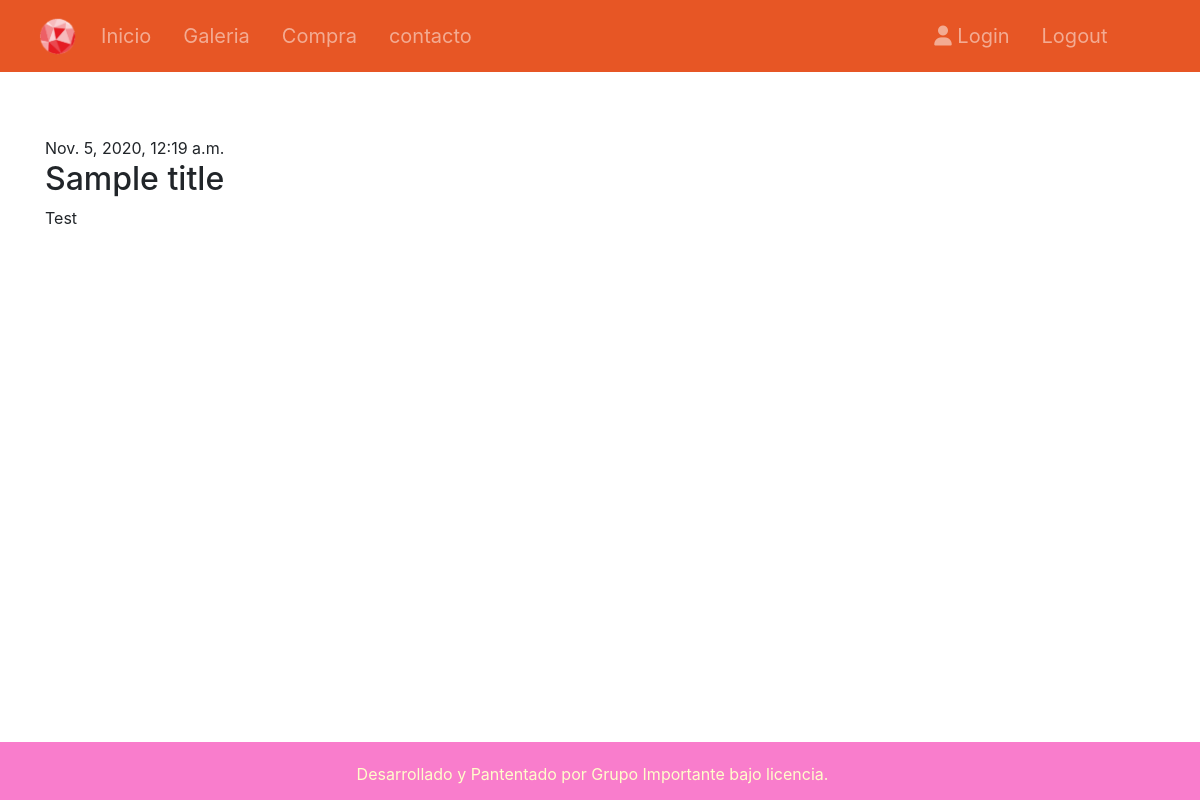
The app's page /post/4/ with its own data.
### blog/models.py (models this page shows, shortened)
class Post(models.Model):
    author = models.ForeignKey('auth.User', on_delete=models.CASCADE)
    title = models.CharField(max_length=200)
    text = models.TextField()
    created_date = models.DateTimeField(
        default=timezone.now)
    published_date = models.DateTimeField(
        blank=True, null=True)

### blog/views.py (the view)
# urls.py: path('post/<int:pk>/', views.post_detail, name='post_detail'),
def post_detail(request, pk):
    post = get_object_or_404(Post, pk=pk)
    return render(request, 'blog/post_detail.html', {'post': post})

### blog/templates/blog/post_detail.html
{% extends 'blog/base.html' %}
{% block content %}
    <div class="post">
        {% if post.published_date %}
            <div class="date">
                {{ post.published_date }}
            </div>
        {% endif %}
        <h2>{{ post.title }}</h2>
        <p>{{ post.text|linebreaksbr }}</p>
    </div>
{% endblock %}

### blog/static/css/custom.css (style rules this page uses)
html, body { height: 100%; }

### records on screen
Post: published_date "Nov. 5, 2020, 12:19 a.m.", title "Sample title", text "Test"
